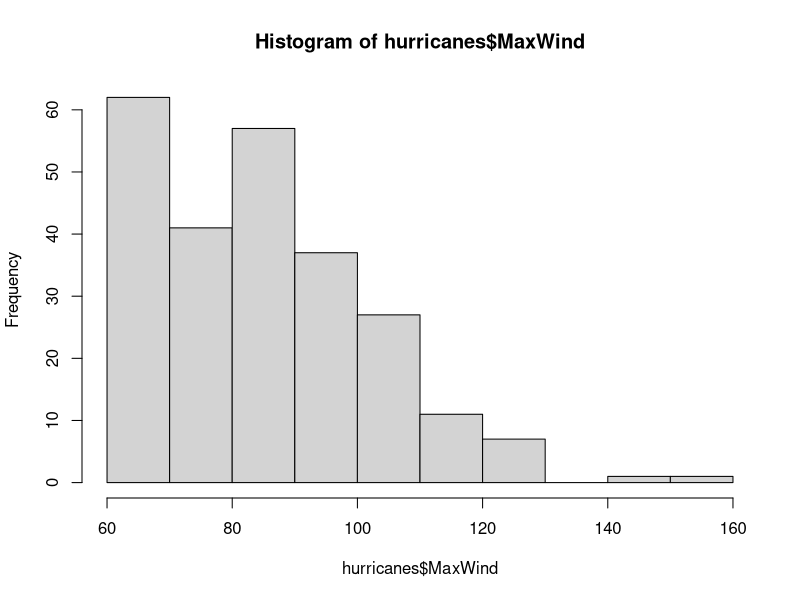

Reproduce this figure in R.
## ---- chunk 1
knitr::opts_chunk$set(echo = TRUE)
## ---- chunk 2
hurricanes = read.csv("hurricanes.csv")
## ---- chunk 3
summary(hurricanes)
## ---- chunk 4
hurricanes[1:6,]
## ---- chunk 5
hist(hurricanes$MaxWind)
